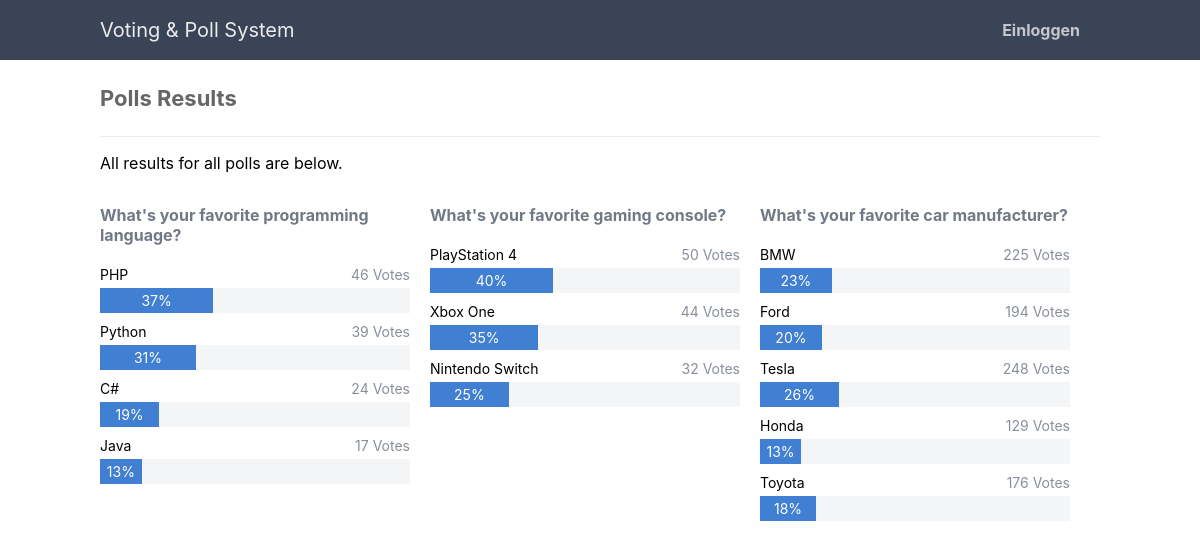
The page /list2.php on the database its author committed.
### tables this page shows
CREATE TABLE IF NOT EXISTS `polls` (
	`id` int(11) NOT NULL AUTO_INCREMENT,
	`title` text NOT NULL,
	`description` text NOT NULL,
	`expires` datetime DEFAULT NULL,
	`submit_date` datetime NOT NULL DEFAULT CURRENT_TIMESTAMP,
	`start_date` datetime NOT NULL DEFAULT CURRENT_TIMESTAMP,
	`approved` tinyint(1) NOT NULL DEFAULT '1',
	`num_choices` tinyint(1) NOT NULL DEFAULT '1',
	PRIMARY KEY (`id`)
);

### list2.php (the view)
<?php
include 'functions.php';
$pdo = pdo_connect_mysql();
$stmt = $pdo->prepare('SELECT p.*, GROUP_CONCAT(pa.title ORDER BY pa.id) AS answers, GROUP_CONCAT(pa.votes ORDER BY pa.id) AS answers_votes FROM polls p LEFT JOIN poll_answers pa ON pa.poll_id = p.id WHERE p.start_date < NOW() GROUP BY p.id');
$stmt->execute();
$polls = $stmt->fetchAll(PDO::FETCH_ASSOC);
?>
<?=template_header('Polls Results')?>
<div class="content home">
	<h2>Polls Results</h2>
	<p>All results for all polls are below.</p>
	<div class="poll-list-2">
		<?php foreach($polls as $poll): ?>
		<div class="wrapper responsive-width-100">
			<h3 class="poll-title"><?=$poll['title']?></h3>
			<?php
			$answers = explode(',', $poll['answers']);
			$answers_votes = explode(',', $poll['answers_votes']);
			?>
			<?php for($i = 0; $i < count($answers); $i++): ?>
			<div class="poll-question">
				<p class="poll-txt"><?=$answers[$i]?> <span><?=$answers_votes[$i]?> Votes</span></p>
				<div class="result-bar-container">
					<div class="result-bar" style="width:<?=@(($answers_votes[$i]/array_sum($answers_votes))*100)?>%">
						<?=@round(($answers_votes[$i]/array_sum($answers_votes))*100)?>%
					</div>
				</div>
			</div>
			<?php endfor; ?>
		</div>
		<?php endforeach; ?>
	</div>
</div>
<?=template_footer()?>

### style.css (style rules this page uses)
* { box-sizing: border-box; font-family: -apple-system, BlinkMacSystemFont, "segoe ui", roboto, oxygen, ubuntu, cantarell, "fira sans", "droid sans", "helvetica neue", Arial, sans-serif; font-size: 16px; -webkit-font-smoothing: antialiased; -moz-osx-font-smoothing: grayscale; }
body { background-color: #FFFFFF; margin: 0; }
.content { width: 1000px; margin: 0 auto; }
.content h2 { margin: 0; padding: 25px 0; font-size: 22px; border-bottom: 1px solid #ebebeb; color: #666666; }
.poll-list-2 { display: flex; flex-wrap: wrap; }
.poll-list-2 .wrapper { width: 33%; padding-right: 20px; }
.poll-list-2 .wrapper .poll-title { color: #707985; }
.poll-list-2 .wrapper .poll-question { padding-bottom: 5px; }
.poll-list-2 .wrapper .poll-question .poll-txt { display: flex; justify-content: space-between; margin: 0; padding: 5px 0; font-size: 14px; }
.poll-list-2 .wrapper .poll-question .poll-txt span { color: #888f98; font-size: 14px; }
.poll-list-2 .wrapper .poll-question .result-bar-container { background-color: #f4f5f7; }
.poll-list-2 .wrapper .poll-question .result-bar-container .result-bar { display: flex; height: 25px; min-width: 8%; background-color: #407fd2; font-size: 14px; color: #FFFFFF; justify-content: center; align-items: center; }

### rows shown on the page
polls: title "What's your favorite programming language?", i "PHP", i "46", answers_votes "37", i "Python", i "39", answers_votes "31", i "C#", i "24", answers_votes "19", i "Java", i "17", answers_votes "13"
polls: title "What's your favorite gaming console?", i "PlayStation 4", i "50", answers_votes "40", i "Xbox One", i "44", answers_votes "35", i "Nintendo Switch", i "32", answers_votes "25"
polls: title "What's your favorite car manufacturer?", i "BMW", i "225", answers_votes "23", i "Ford", i "194", answers_votes "20", i "Tesla", i "248", answers_votes "26", i "Honda", i "129", answers_votes "13", i "Toyota", i "176", answers_votes "18"
